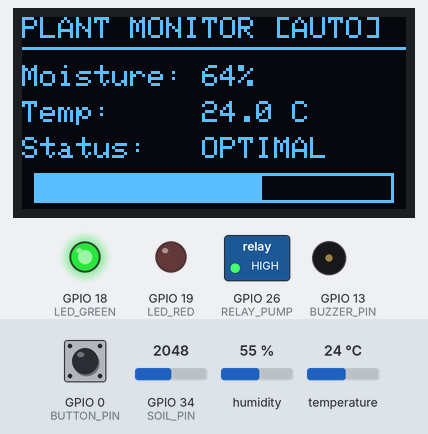
The sketch below on a simulated ESP32. Parts: 128×64 one-colour display, switched loads named in the sketch (green lamp = pin HIGH), output pins drawn as LEDs (lit = HIGH), buzzer (waves = sounding, pin HIGH). The inputs (shaded band) are chosen by the test bench; at power-on: GPIO 34 (SOIL_PIN) = 2048, GPIO 0 (BUTTON_PIN) HIGH, temperature 24 °C, humidity 55 %. What the sketch prints to the serial monitor is not drawn.

Above: at 2.7 s.
2.8 s: GPIO 34 (SOIL_PIN) set to 2587
At 3.8 s:
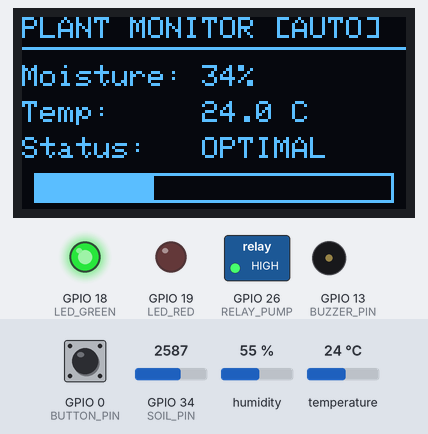
4.4 s: GPIO 34 (SOIL_PIN) set to 2721
At 5.5 s:
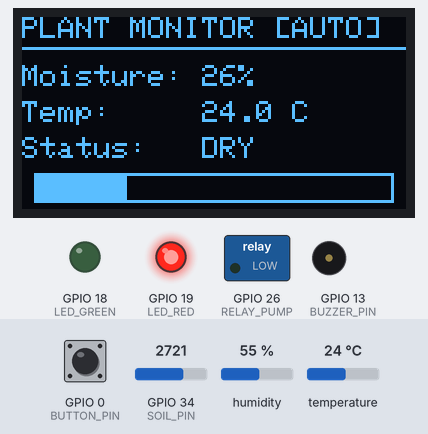
6.1 s: GPIO 0 (BUTTON_PIN) pulled LOW for 1 s
At 7.1 s:
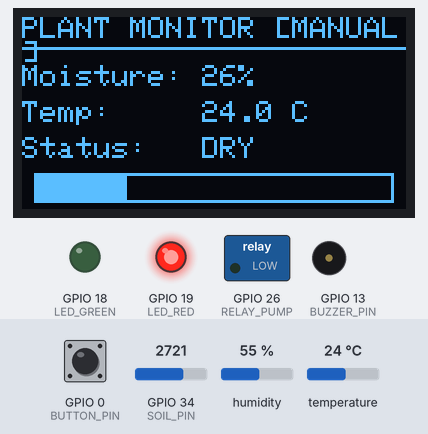
13.1 s: GPIO 34 (SOIL_PIN) set to 1228
At 13.5 s:
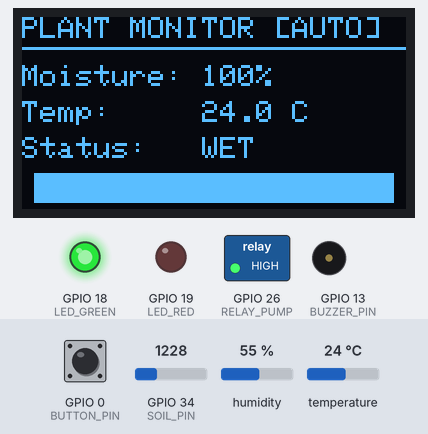
14.7 s: GPIO 0 (BUTTON_PIN) pulled LOW for 3.2 s
At 16.4 s:
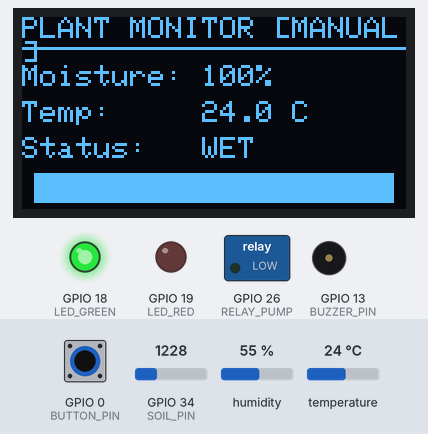
21.6 s: temperature set to 12 °C
At 23.5 s:
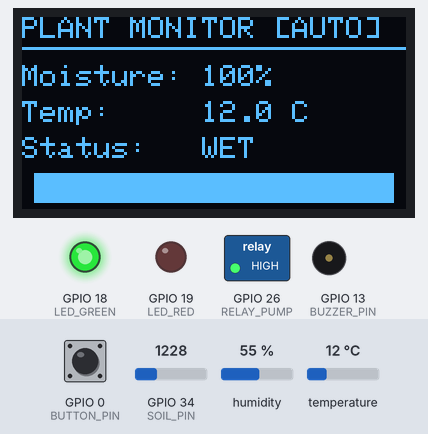
Timing chart, 0 to 24.9 s (numbered marks = the images above; inputs shaded):
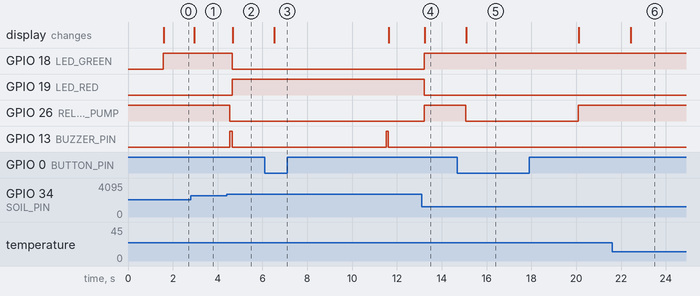

Measured:
- the behaviour switches between 2660 and 2661 on GPIO 34 (SOIL_PIN) (found by bisection; images 1 and 2)
- after the input at 2.8 s, the display: changes after 0.17 s (image 1)
- after the input at 4.4 s, GPIO 18 (LED_GREEN): HIGH → LOW after 0.25 s; GPIO 19 (LED_RED): LOW → HIGH after 0.25 s; GPIO 26 (RELAY_PUMP): HIGH → LOW after 0.15 s; GPIO 13 (BUZZER_PIN): LOW → HIGH after 0.15 s, → LOW 0.10 s later; the display: changes after 0.28 s (image 2)
- after the input at 6.1 s, GPIO 13 (BUZZER_PIN): LOW → HIGH after 5.4 s, → LOW 0.10 s later; the display: changes after 0.42 s (image 3)
- after the input at 13.1 s, GPIO 18 (LED_GREEN), GPIO 26 (RELAY_PUMP): LOW → HIGH after 0.13 s; GPIO 19 (LED_RED): HIGH → LOW after 0.13 s; the display: changes after 0.15 s (image 4)
- after the input at 14.7 s, GPIO 26 (RELAY_PUMP): HIGH → LOW after 0.36 s, → HIGH 5.0 s later; the display: changes after 0.39 s (image 5)
- after the input at 21.6 s, the display: changes after 0.84 s (image 6)

The sketch:

p4-plant-monitor.ino
```cpp
#include <Wire.h>
#include <Adafruit_GFX.h>
#include <Adafruit_SSD1306.h>  // Standard 0.96" SSD1306 OLED Driver
#include <DHT.h>                // DHT Sensor Library

// --- Pin Definitions ---
#define SOIL_PIN        34      // ADC Pin for Capacitive Soil Moisture
#define DHT_PIN         4       // GPIO Pin for DHT11
#define BUTTON_PIN      0       // Manual Override Button (INPUT_PULLUP)
#define RELAY_PUMP      26      // Relay Channel 1 (Active-LOW)
#define BUZZER_PIN      13      // Active Buzzer
#define LED_GREEN       18      // Status LED: Optimal/Wet
#define LED_RED         19      // Status LED: Dry / Warning

// --- Sensor Settings ---
#define DHTTYPE         DHT11
DHT dht(DHT_PIN, DHTTYPE);

// --- OLED Settings (0.96" SSD1306 Display) ---
#define SCREEN_WIDTH    128
#define SCREEN_HEIGHT   64
#define OLED_RESET      -1
Adafruit_SSD1306 display(SCREEN_WIDTH, SCREEN_HEIGHT, &Wire, OLED_RESET);

// --- Calibration Values ---
const int DRY_VALUE = 3200;   // Your dry air reading
const int WET_VALUE = 1400;   // Your water cup reading

// --- State Variables ---
bool pumpOn = false;
bool isManualOverride = false;
unsigned long overrideStartTime = 0;
const unsigned long OVERRIDE_DURATION = 5000; // 5 seconds override

int lastButtonState = HIGH;
unsigned long lastDebounceTime = 0;
const unsigned long DEBOUNCE_DELAY = 50;

void drawMoistureBar(int percent) {
  int barWidth = map(percent, 0, 100, 0, 120);
  display.drawRect(4, 52, 120, 10, SSD1306_WHITE);
  display.fillRect(4, 52, barWidth, 10, SSD1306_WHITE);
}

void setup() {
  Serial.begin(115200);

  // Pin Configuration
  pinMode(BUTTON_PIN, INPUT_PULLUP);
  pinMode(RELAY_PUMP, OUTPUT);
  pinMode(BUZZER_PIN, OUTPUT);
  pinMode(LED_GREEN, OUTPUT);
  pinMode(LED_RED, OUTPUT);

  // Relay default OFF (Active-LOW: HIGH = OFF)
  digitalWrite(RELAY_PUMP, HIGH);
  digitalWrite(LED_GREEN, LOW);
  digitalWrite(LED_RED, LOW);

  // Initialize Sensors
  dht.begin();

  // Initialize 0.96" SSD1306 OLED Display (Address 0x3C)
  if (!display.begin(SSD1306_SWITCHCAPVCC, 0x3C)) {
    Serial.println(F("SSD1306 OLED allocation failed!"));
    for (;;);
  }

  display.clearDisplay();
  display.setTextColor(SSD1306_WHITE);
  display.setTextSize(1);
  display.setCursor(10, 25);
  display.println(F("Initializing System..."));
  display.display();
  delay(1500);
}

void loop() {
  // 1. Read Manual Override Button
  int reading = digitalRead(BUTTON_PIN);
  if (reading != lastButtonState) {
    lastDebounceTime = millis();
  }
  if ((millis() - lastDebounceTime) > DEBOUNCE_DELAY) {
    if (reading == LOW && !isManualOverride) {
      isManualOverride = true;
      overrideStartTime = millis();
      pumpOn = true;
      digitalWrite(RELAY_PUMP, LOW); // Active-LOW ON
      Serial.println(F("[OVERRIDE] Manual watering triggered for 5s"));
    }
  }
  lastButtonState = reading;

  // 2. Handle Manual Override Expiration
  if (isManualOverride) {
    if (millis() - overrideStartTime >= OVERRIDE_DURATION) {
      isManualOverride = false;
      pumpOn = false;
      digitalWrite(RELAY_PUMP, HIGH); // Turn OFF
      Serial.println(F("[OVERRIDE] Resuming Auto Mode."));
    }
  }

  // 3. Read Sensors
  int rawMoisture = analogRead(SOIL_PIN);
  int moisturePercent = map(rawMoisture, DRY_VALUE, WET_VALUE, 0, 100);
  moisturePercent = constrain(moisturePercent, 0, 100);

  float tempC = dht.readTemperature();
  if (isnan(tempC)) tempC = 0.0;

  // 4. Automatic Hysteresis & State Logic
  String statusStr = "";
  if (!isManualOverride) {
    if (!pumpOn && moisturePercent < 30) {
      pumpOn = true;
      digitalWrite(RELAY_PUMP, LOW); // Turn Pump ON
      digitalWrite(BUZZER_PIN, HIGH); delay(100); digitalWrite(BUZZER_PIN, LOW);
    } else if (pumpOn && moisturePercent > 40) {
      pumpOn = false;
      digitalWrite(RELAY_PUMP, HIGH); // Turn Pump OFF
    }
  }

  // Status Indicators
  if (moisturePercent < 30) {
    statusStr = "DRY";
    digitalWrite(LED_RED, HIGH);
    digitalWrite(LED_GREEN, LOW);
  } else if (moisturePercent <= 70) {
    statusStr = "OPTIMAL";
    digitalWrite(LED_RED, LOW);
    digitalWrite(LED_GREEN, HIGH);
  } else {
    statusStr = "WET";
    digitalWrite(LED_RED, LOW);
    digitalWrite(LED_GREEN, HIGH);
  }

  // 5. Serial Monitor Output
  Serial.print(F("Raw ADC: ")); Serial.print(rawMoisture);
  Serial.print(F(" | Moisture: ")); Serial.print(moisturePercent); Serial.print(F("%"));
  Serial.print(F(" | Temp: ")); Serial.print(tempC); Serial.print(F("C"));
  Serial.print(F(" | Status: ")); Serial.print(statusStr);
  Serial.print(F(" | Pump: ")); Serial.println(pumpOn ? "ON" : "OFF");

  // 6. OLED Screen Update
  display.clearDisplay();
  display.setTextSize(1);
  display.setCursor(0, 0);
  display.print(F("PLANT MONITOR "));
  if (isManualOverride) display.print(F("[MANUAL]"));
  else display.print(F("[AUTO]"));

  display.drawLine(0, 10, 128, 10, SSD1306_WHITE);

  display.setCursor(0, 16);
  display.print(F("Moisture: ")); display.print(moisturePercent); display.println(F("%"));

  display.setCursor(0, 28);
  display.print(F("Temp:     ")); display.print(tempC, 1); display.println(F(" C"));

  display.setCursor(0, 40);
  display.print(F("Status:   ")); display.println(statusStr);

  drawMoistureBar(moisturePercent);
  display.display();

  delay(200);
}
```
